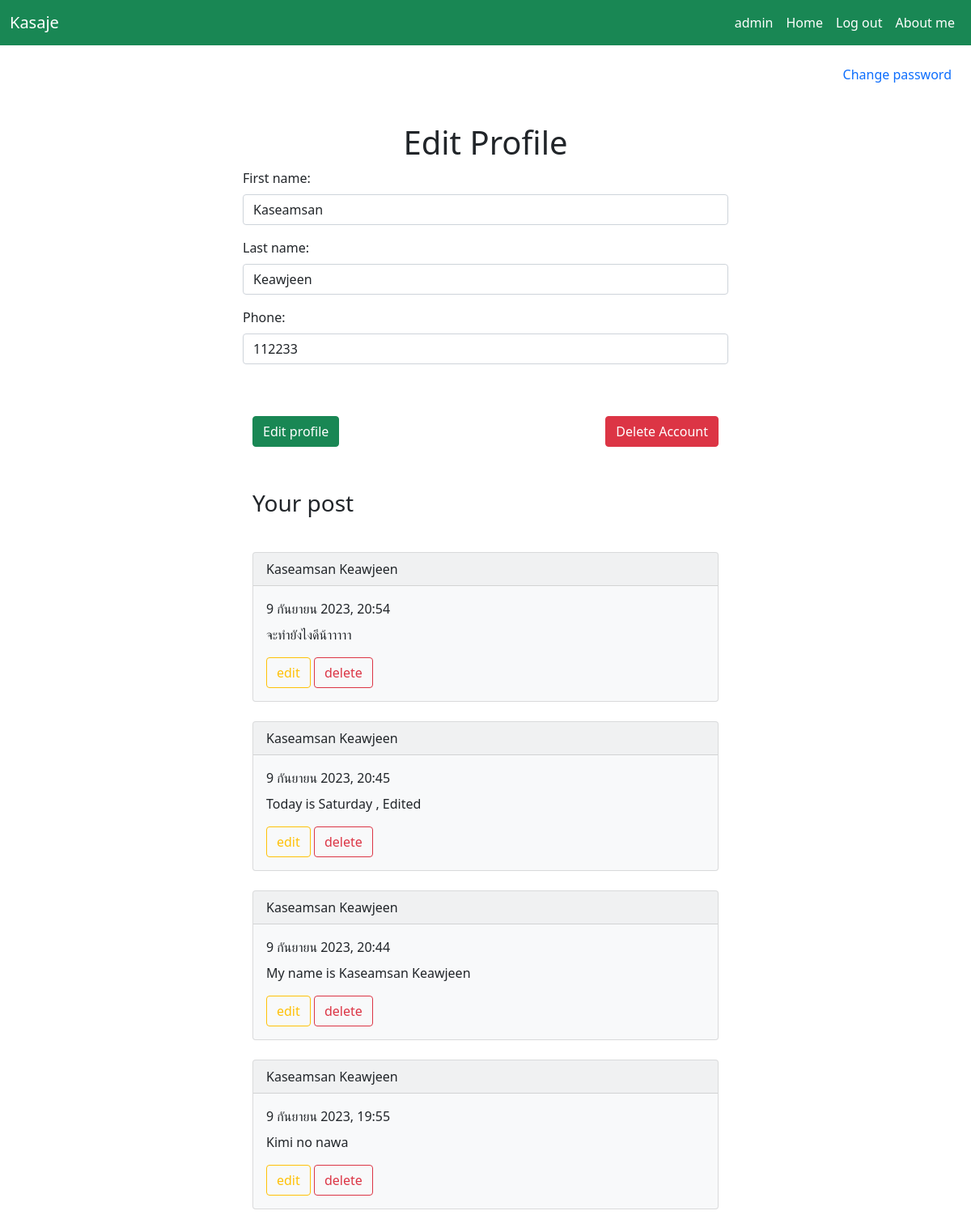
/profile/ (signed in), run on the app's committed database.
### myapp/models.py (models this page shows, shortened)
class member(models.Model):
    phone = models.IntegerField()
    user = models.OneToOneField(User, on_delete=models.CASCADE)

class postdata(models.Model):
    datetime = models.DateTimeField(auto_now=True , blank=True )
    description = models.TextField()
    user = models.ForeignKey(User,on_delete=models.CASCADE)

### myapp/views.py (the view)
# urls.py: path('profile/',views.profile, name="profile"),
@login_required
def profile(request):
    if request.method == "POST":
        is_new_profile = False
        form = UserProfileForm(request.POST , instance=request.user)
        try:
            extended_from = ExtendedProlfileForm(request.POST , instance=request.user.member)
        except:
            extended_from = ExtendedProlfileForm(request.POST)
            is_new_profile = True
        if form.is_valid() and extended_from.is_valid():
            form.save()
            if is_new_profile :
                user = extended_from.save(commit=False)
                user.user = request.user
                user.save()
            else:
                extended_from.save()
            messages.success(request,'Edit profile Successfully')
            return redirect('/home' , {'messages', messages})
    else:
        form = UserProfileForm(instance=request.user)
        try:
            extended_from = ExtendedProlfileForm(instance=request.user.member)
        except:
            extended_from = ExtendedProlfileForm()
    data = postdata.objects.all()
    context = {'form' : form , 'extended_form' : extended_from , 'data' : data}
    return render(request, 'profile.html', context )

### myapp/forms.py
class UserProfileForm(forms.ModelForm):
        first_name = forms.CharField(max_length=100 , widget=forms.TextInput(attrs={'class' : 'form-control mt-2 mb-3'}))
        last_name = forms.CharField(max_length=100 ,widget=forms.TextInput(attrs={'class' : 'form-control mt-2 mb-3'}))
        class Meta:
            model = User
            fields = ('first_name' , 'last_name' ,)

class ExtendedProlfileForm(forms.ModelForm):
      phone = forms.IntegerField(widget=forms.TextInput(attrs={'class' : 'form-control mt-2 mb-3'}))
      class Meta:
            model = member
            fields = ( 'phone' ,)

### myapp/templates/profile.html (shortened to what this page needs)
<!DOCTYPE html>
<html lang="en">
<head>
    <link href="https://cdn.jsdelivr.net/npm/bootstrap@5.0.2/dist/css/bootstrap.min.css" rel="stylesheet">
</head>
<body>
    <nav class="navbar navbar-expand-lg navbar-light bg-success">
        <div class="container-fluid">
          <a class="navbar-brand text-white" href="{% url 'home' %}">Kasaje</a>
          <div class="collapse navbar-collapse justify-content-end" id="navbarNavAltMarkup">
            <div class="navbar-nav">
              <a class="nav-link active text-white" aria-current="page">{{user.username}}</a>
              <a class="nav-link active text-white" aria-current="page" href="{% url 'home' %}">Home</a>
              <a class="nav-link active text-white" aria-current="page" href="{% url 'logout' %}">Log out</a>
              <a class="nav-link active text-white" aria-current="page" href="{% url 'about' %}">About me</a>
            </div>
          </div>
        </div>
      </nav>
      <a class="text-decoration-none float-end  me-4  mt-4 text-primary " href="/password">Change password</a>
      <div class=" col-6 offset-3 ">
        <br><br>
        <h3 class="text-center fs-1 mt-5">Edit Profile</h3>
        <form action="{% url 'profile'  %}"  method="POST">
                {{ form.first_name.label_tag}}
                {{ form.first_name}}
                {{ form.last_name.label_tag}}
                {{ form.last_name}}
                {{ extended_form.phone.label_tag}}
                {{ extended_form.phone}}
            <div class="container d-flex flex-lg-row   ">
              <div class="  mt-5 ">
                <button class="btn btn-success float-start" type="submit">Edit profile</button>
              </div>
              <div class="  mt-5 ms-auto">
                <a class="btn btn-danger " onclick="return confirm('Are you sure?')"  href="{% url 'delete_account' %}">Delete Account</a>
           </div>
          </div>
        </form>
    </div>
    <div class="container col-6 offset-3 mt-5">
      <p class="text-start fs-3">Your post</p>
      <br>
      {% for i in data reversed %}
      {% if user == i.user %}
        <div class="card bg-light">
          <div class="card-header d-flex flex-row">
              {{ i.user.first_name }} {{i.user.last_name}}
          </div>
          <div class="card-body">
            <p class="card-title">{{ i.datetime}}</p>
            <p class="card-text">{{i.description}}</p>
            <a href="{% url 'edit' i.id %}" class="btn btn-outline-warning ">edit</a>
            <a href="{% url 'delete' i.id %} " onclick=" return  confirm('Are you sure?')" class="btn btn-outline-danger">delete</a>
          </div>
        </div>
        <br>
        {% endif%}
      {% endfor %}
      <br><br><br>
    </div>
</body>
</html>

### data on the page
member: phone "112233"
postdata: user.first_name "Kaseamsan", user.last_name "Keawjeen", datetime "9 กันยายน 2023, 20:54", description "จะทำยังไงดีน้าาาาา"
postdata: user.first_name "Kaseamsan", user.last_name "Keawjeen", datetime "9 กันยายน 2023, 20:45", description "Today is Saturday , Edited"
postdata: user.first_name "Kaseamsan", user.last_name "Keawjeen", datetime "9 กันยายน 2023, 20:44", description "My name is Kaseamsan Keawjeen"
postdata: user.first_name "Kaseamsan", user.last_name "Keawjeen", datetime "9 กันยายน 2023, 19:55", description "Kimi no nawa"

### other printed values
{{ user.username }} "admin"
{{ extended_form.phone.label_tag }} "Phone:"
